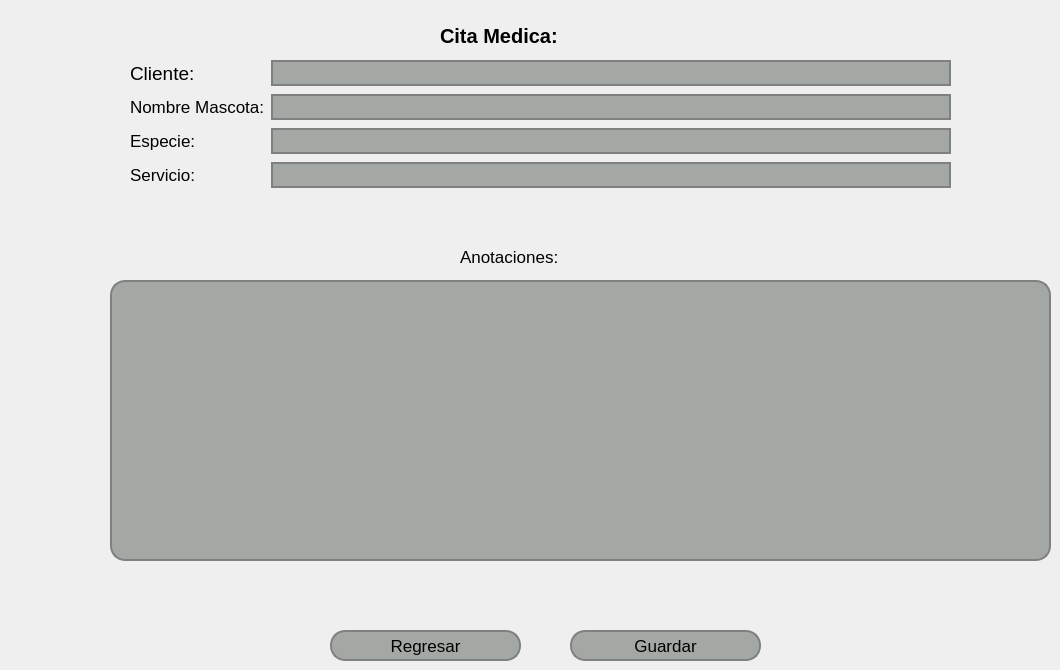
   <widget class="QWidget" name="page">
    <widget class="QPushButton" name="pushButtonGuardar">
     <property name="geometry">
      <rect>
       <x>570</x>
       <y>630</y>
       <width>191</width>
       <height>31</height>
      </rect>
     </property>
     <property name="font">
      <font>
       <pointsize>13</pointsize>
      </font>
     </property>
     <property name="styleSheet">
      <string notr="true">QPushButton {
    background-color: #a4a8a5; /* Color del botón */
    border-radius: 15px;       /* Borde redondeado, ajusta el valor para más curvatura */
    border: 2px solid #808080; /* Opcional: agrega un borde de color gris */

}

QPushButton:hover {
    background-color: #b0b5b0; /* Color al pasar el mouse */
}

QPushButton:pressed {
    background-color: #8f938f; /* Color al hacer clic */
}
</string>
     </property>
     <property name="text">
      <string>Guardar</string>
     </property>
    </widget>
    <widget class="QLabel" name="label_59">
     <property name="geometry">
      <rect>
       <x>440</x>
       <y>20</y>
       <width>161</width>
       <height>31</height>
      </rect>
     </property>
     <property name="font">
      <font>
       <pointsize>15</pointsize>
       <weight>75</weight>
       <bold>true</bold>
      </font>
     </property>
     <property name="text">
      <string>Cita Medica:</string>
     </property>
    </widget>
    <widget class="QWidget" name="formLayoutWidget_12">
     <property name="geometry">
      <rect>
       <x>130</x>
       <y>60</y>
       <width>821</width>
       <height>166</height>
      </rect>
     </property>
     <layout class="QFormLayout" name="formLayout_12">
      <property name="verticalSpacing">
       <number>8</number>
      </property>
      <item row="0" column="0">
       <widget class="QLabel" name="label_65">
        <property name="font">
         <font>
          <pointsize>14</pointsize>
         </font>
        </property>
        <property name="text">
         <string>Cliente:</string>
        </property>
       </widget>
      </item>
      <item row="0" column="1">
       <widget class="QLineEdit" name="lineEditUsuarioProductos">
        <property name="font">
         <font>
          <pointsize>13</pointsize>
         </font>
        </property>
        <property name="styleSheet">
         <string notr="true">    background-color: #a4a8a5; /* Color del botón */
    border-radius: 15px;       /* Borde redondeado, ajusta el valor para más curvatura */
    border: 2px solid #808080; /* Opcional: agrega un borde de color gris */</string>
        </property>
       </widget>
      </item>
      <item row="1" column="0">
       <widget class="QLabel" name="label_87">
        <property name="font">
         <font>
          <pointsize>13</pointsize>
         </font>
        </property>
        <property name="text">
         <string>Nombre Mascota:</string>
        </property>
       </widget>
      </item>
      <item row="1" column="1">
       <widget class="QLineEdit" name="lineEditNombreMascotaCita_2">
        <property name="font">
         <font>
          <pointsize>13</pointsize>
         </font>
        </property>
        <property name="styleSheet">
         <string notr="true">    background-color: #a4a8a5; /* Color del botón */
    border-radius: 15px;       /* Borde redondeado, ajusta el valor para más curvatura */
    border: 2px solid #808080; /* Opcional: agrega un borde de color gris */</string>
        </property>
       </widget>
      </item>
      <item row="2" column="0">
       <widget class="QLabel" name="label_78">
        <property name="font">
         <font>
          <pointsize>13</pointsize>
         </font>
        </property>
        <property name="text">
         <string>Especie:</string>
        </property>
       </widget>
      </item>
      <item row="3" column="0">
       <widget class="QLabel" name="label_90">
        <property name="font">
         <font>
          <pointsize>13</pointsize>
         </font>
        </property>
        <property name="text">
         <string>Servicio:</string>
        </property>
       </widget>
      </item>
      <item row="2" column="1">
       <widget class="QLineEdit" name="lineEditEspecie">
        <property name="font">
         <font>
          <pointsize>13</pointsize>
         </font>
        </property>
        <property name="styleSheet">
         <string notr="true">    background-color: #a4a8a5; /* Color del botón */
    border-radius: 15px;       /* Borde redondeado, ajusta el valor para más curvatura */
    border: 2px solid #808080; /* Opcional: agrega un borde de color gris */</string>
        </property>
       </widget>
      </item>
      <item row="3" column="1">
       <widget class="QLineEdit" name="lineEditServicio">
        <property name="font">
         <font>
          <pointsize>13</pointsize>
         </font>
        </property>
        <property name="styleSheet">
         <string notr="true">    background-color: #a4a8a5; /* Color del botón */
    border-radius: 15px;       /* Borde redondeado, ajusta el valor para más curvatura */
    border: 2px solid #808080; /* Opcional: agrega un borde de color gris */</string>
        </property>
       </widget>
      </item>
     </layout>
    </widget>
    <widget class="QPushButton" name="pushButtonRegresarVentas">
     <property name="geometry">
      <rect>
       <x>330</x>
       <y>630</y>
       <width>191</width>
       <height>31</height>
      </rect>
     </property>
     <property name="font">
      <font>
       <pointsize>13</pointsize>
      </font>
     </property>
     <property name="styleSheet">
      <string notr="true">QPushButton {
    background-color: #a4a8a5; /* Color del botón */
    border-radius: 15px;       /* Borde redondeado, ajusta el valor para más curvatura */
    border: 2px solid #808080; /* Opcional: agrega un borde de color gris */

}

QPushButton:hover {
    background-color: #b0b5b0; /* Color al pasar el mouse */
}

QPushButton:pressed {
    background-color: #8f938f; /* Color al hacer clic */
}
</string>
     </property>
     <property name="text">
      <string>Regresar</string>
     </property>
    </widget>
    <widget class="QTextEdit" name="textEditAnotaciones">
     <property name="geometry">
      <rect>
       <x>110</x>
       <y>280</y>
       <width>941</width>
       <height>281</height>
      </rect>
     </property>
     <property name="styleSheet">
      <string notr="true">    background-color: #a4a8a5; /* Color del botón */
    border-radius: 15px;       /* Borde redondeado, ajusta el valor para más curvatura */
    border: 2px solid #808080; /* Opcional: agrega un borde de color gris */</string>
     </property>
    </widget>
    <widget class="QLabel" name="label_91">
     <property name="geometry">
      <rect>
       <x>460</x>
       <y>240</y>
       <width>131</width>
       <height>33</height>
      </rect>
     </property>
     <property name="font">
      <font>
       <pointsize>13</pointsize>
      </font>
     </property>
     <property name="text">
      <string>Anotaciones:</string>
     </property>
    </widget>
   </widget>
